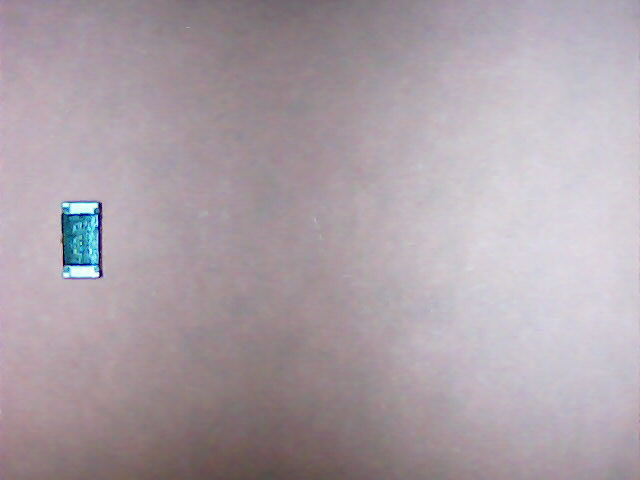
//> input picture pic2-17.png, 640 x 480 px, given in place of the camera
$ ./templ -w pic2-17.png   (built with g++ and OpenCV 4)
//> lines starting //> are read from the running program, lines starting //| are printed output that depends on the picture; after the words box and inside, x2 and y2 are one past the last pixel; in counts of white or black regions, pixels touching at a corner belong together
#include <stdio.h>
#include <stdlib.h>

#include <iostream>


// for OpenCV2
#include "opencv2/imgproc/imgproc.hpp"
#include "opencv2/objdetect/objdetect.hpp"
#include "opencv2/gpu/gpu.hpp"
#include "opencv2/highgui/highgui.hpp"

using namespace std;
using namespace cv;

  Mat light;
Mat correct(Mat img) { Mat tmp;
	if(img.data==NULL) return img;
	if(light.data==NULL) return img;
	if(light.size()!=img.size()) return img;
	if(img.type()!=CV_8U) return img;
	img.convertTo(tmp, CV_32F,1./255.);
	multiply(tmp,light,tmp);
	tmp.convertTo(img,CV_8U,255.,30);
	return img;
}

int
main (int argc, char *argv[])
{
  Mat src_img, template_img;
  Mat frame;
  Mat result_mat;
  Mat debug_img;
  Rect roi = Rect (0, 0, 1, 1);
  CvCapture *capture = 0;

redo:
  if (argc < 3)
    {
      fprintf (stderr, "\n");
      fprintf (stderr, "Usage: %s <search-img/camera-id> <template-img/-> ", argv[0]);
      fprintf (stderr, "\n");
      exit (-1);

    }
  if(argc>3&&!strcmp(argv[1],"-w")) {
	light=imread (argv[2], 0);
	argv[2]=argv[0]; argc-=2; argv+=2; goto redo;
	}

  cvNamedWindow ("result", 1);
  if (atoi (argv[1]) || strlen (argv[1]) < 3)
    {
      capture = cvCaptureFromCAM (atoi (argv[1]));
      if (!capture)
	cout << "No camera detected" << endl;
      frame = cvQueryFrame (capture);
//> frame is the input picture: 480 rows x 640 cols, CV_8UC3; mean B, G, R 168.1, 160.9, 172
      imshow ("result", frame);
      waitKey (50);
      frame = cvQueryFrame (capture);
      imshow ("result", frame);
      waitKey (50);
      frame = cvQueryFrame (capture);
      imshow ("result", frame);
      waitKey (50);
    }
  else
    frame = imread (argv[1], 1);

  if (strlen(argv[2])>1)
    {
      template_img = imread (argv[2], CV_LOAD_IMAGE_GRAYSCALE);
//> template_img: 480 rows x 640 cols, CV_8UC1; min 0, max 255, mean 165.1
      if (template_img.data == NULL)
	{
	  printf ("imread() failed...\n");
	  return -1;
	}
    }
  else
      cvtColor (frame(roi), template_img, CV_BGR2GRAY);


  if (frame.data == NULL)
    {
      printf ("imread() failed...\n");
      return -1;
    }

      if (light.data != NULL) { Mat tmp,tmp1;
      GaussianBlur (light, light, cvSize (17, 17), 0);
      GaussianBlur (light, light, cvSize (23, 23), 0);
      GaussianBlur (light, light, cvSize (23, 23), 0);
	light.convertTo(tmp, CV_32F,1./255.);
printf("pixel value at 10:10 from tmp is %f\n",tmp.at<float>(10,10));
	light=Mat::ones(tmp.size(),CV_32F);
printf("pixel value at 10:10 from light is %f\n",light.at<float>(10,10));
	light-=tmp;
printf("pixel value at 10:10 from light is %f\n",light.at<float>(10,10));
	}

  while (true)
    {
      if (capture)
	frame = cvQueryFrame (capture);
      cvtColor (frame, src_img, CV_BGR2GRAY);
	src_img=correct(src_img);
      cvtColor (src_img, debug_img, CV_GRAY2BGR);
      if (frame.data == NULL)
	break;

      GaussianBlur (src_img, src_img, cvSize (7, 7), 0);
      if (template_img.data != NULL)
	{

// method: CV_TM_SQDIFF, CV_TM_SQDIFF_NORMED, CV_TM _CCORR, CV_TM_CCORR_NORMED, CV_TM_CCOEFF, CV_TM_CCOEFF_NORMED
	  int match_method = CV_TM_CCORR_NORMED;
	  matchTemplate (src_img, template_img, result_mat, match_method);
//> result_mat = [1]
	  //normalize (result_mat, result_mat, 0, 1, NORM_MINMAX, -1, Mat ());

	  double minVal;
	  double maxVal;
	  Point minLoc, maxLoc, matchLoc;
	  minMaxLoc (result_mat, &minVal, &maxVal, &minLoc, &maxLoc, Mat ());
//> minVal = 1; maxVal = 1; minLoc = Point(0, 0); maxLoc = Point(0, 0)
	  if (match_method == CV_TM_SQDIFF
	      || match_method == CV_TM_SQDIFF_NORMED)
	    maxVal = minVal, matchLoc = minLoc;
	  else
	    matchLoc = maxLoc;
//> matchLoc = Point(0, 0)

	  if (maxVal > 0.92)
	    {
	      rectangle (debug_img,
			 matchLoc,
			 Point (matchLoc.x + template_img.cols,
				matchLoc.y + template_img.rows), CV_RGB (255,
									 0,
									 0),
			 3);

	      char buff[100];
	      sprintf (buff, "X %d  Y %d %.2f", (int) matchLoc.x,
		       (int) matchLoc.y, maxVal);
//> buff = "X 0  Y 0 1.00"
	      putText (debug_img, buff, Point (50, 100), FONT_HERSHEY_SIMPLEX,
		       1, Scalar (255, 255, 255), 8);
	      putText (debug_img, buff, Point (50, 100), FONT_HERSHEY_SIMPLEX,
		       1, Scalar (0, 200, 200), 4);
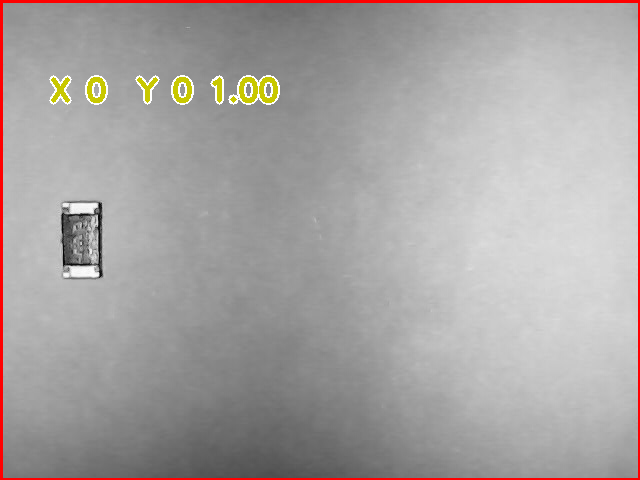
//> debug_img: 480 rows x 640 cols, CV_8UC3; mean B, G, R 161.9, 163.1, 167.7
	    }
	  circle (debug_img, Point (debug_img.cols / 2, debug_img.rows / 2),
		  3, Scalar (0, 200, 200), -1);
//> debug_img: 480 rows x 640 cols, CV_8UC3; 29 pixels changed, all inside (x1, y1, x2, y2) = (317, 237, 324, 244)
	}
      imshow ("result", debug_img);

      int i;
      int c = waitKey (20);
//> the 'q' key is pressed
      i = c + 1 - '0';
      if (i == 1)
	i = 11;
      i *= 30;
      if (c >= '0' && c <= '9')
	{
	  roi =
	    Rect (debug_img.cols / 2 - i / 2, debug_img.rows / 2 - i / 2, i,
		  i);
	  rectangle (debug_img, roi.tl (), roi.br (), Scalar (0, 200, 200),
		     2);
	  imshow ("result", debug_img);
	  waitKey (10);
	}
      if (c == 't')
	{
	  template_img = src_img (roi).clone();
	}
      if (c == 's')
	imwrite ("image.png", frame);
      if (c == 'p')
	imwrite ("templ.png", template_img);
      if (c == 'q')
	break;
      if (c == '?'||c=='h') {
	cout << "Help: 	commands" << endl;
	cout << "	s	Save image to image.png" << endl;
	cout << "	p	Save template to templ.png" << endl;
	cout << "	t	use selected Roi as Template" << endl;
	cout << "	0-9	set Roi size" << endl;
	cout << "	h	this help " << endl;
	cout << "	?	this help " << endl;
	cout << "	ESC	quit" << endl;
	cout << "	q	quit" << endl;
	cout << "	" << endl;

	}
      if ((c & 0xff) == 27)
	break;
    }

  return 0;
}
